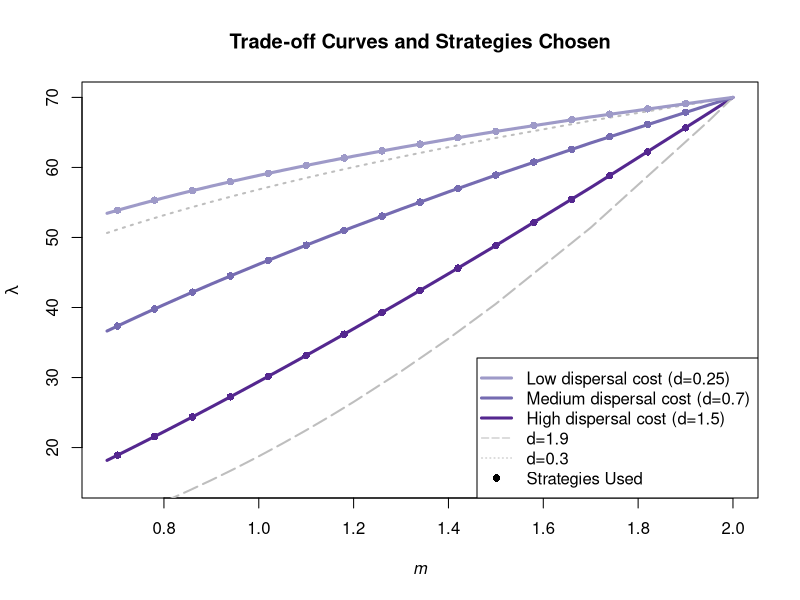

Here is the R script that generated this plot:
#Trade-off Curves


#Trade-off function
set_curve <- function(c,m,d){   # c is a co-efficient to set maximum lambda
                                # m is the input dispersal parameter
                                # d is the exponent, defines the shape of the curve
                                # k sets the minimum lambda
        lambda<-c*((m)/2)^d
        return(lambda)
}

#Set co-efficient and dispersal strategies
c<-70
m<-c(0.702,0.78,0.86,0.94,1.02,1.1,1.18,1.26,1.34,1.42,1.5,1.58,1.66,1.74,1.82,1.9)
m_line<-c(0.68,0.703,0.705,0.707,0.709,0.71,0.72,0.73,0.75,0.77,0.8,0.83,0.85,0.9,0.95,1,1.05,1.1,1.15,1.2,1.3,1.4,1.5,1.7,1.95,2)

#Trade-off, low cost to dispersal
lambdas03<-set_curve(c,m,0.3)
lambdas03_line<-set_curve(c,m_line,0.3)

lambdas02<-set_curve(c,m,0.25)
lambdas02_line<-set_curve(c,m_line,0.25)


#Trade-off, medium cost to dispersal
lambdas07<-set_curve(c,m,0.6)
lambdas07_line<-set_curve(c,m_line,0.6)

#Trade-off, high cost to dispersal
lambdas15<-set_curve(c,m,1.25)
lambdas15_line<-set_curve(c,m_line,1.25)

#Trade-off, high cost to dispersal
lambdas19<-set_curve(c,m,1.9)
lambdas19_line<-set_curve(c,m_line,1.9)

plot(lambdas15_line~m_line, ylim=c(15,70),xlim=c(0.68,2),main="Trade-off Curves and Strategies Chosen",
     xlab=expression(italic(m)),
     ylab=expression(lambda),type="l",lwd=3,col="#54278f")
lines(x=m_line,y=lambdas03_line,lwd=2,lty=3,col="grey")
lines(x=m_line,y=lambdas19_line,lwd=2,lty=5,col="grey")
lines(x=m_line,y=lambdas07_line,lwd=3,col="#756bb1")
lines(x=m_line,y=lambdas02_line,lwd=3,col="#9e9ac8")
points(x=m,y=lambdas15,pch=16,col="#54278f")
points(x=m,y=lambdas07,pch=16,col="#756bb1")
points(x=m,y=lambdas02,pch=16,col="#9e9ac8")
legend(x="bottomright",
       col=c("#9e9ac8","#756bb1","#54278f","grey","grey","black"), 
       legend=c("Low dispersal cost (d=0.25)","Medium dispersal cost (d=0.7)","High dispersal cost (d=1.5)","d=1.9","d=0.3", "Strategies Used"),
       lty=c(1,1,1,5,3,NA), lwd=c(3,3,3,1,1,NA),
       pch=c(NA,NA,NA,NA,NA,16))
